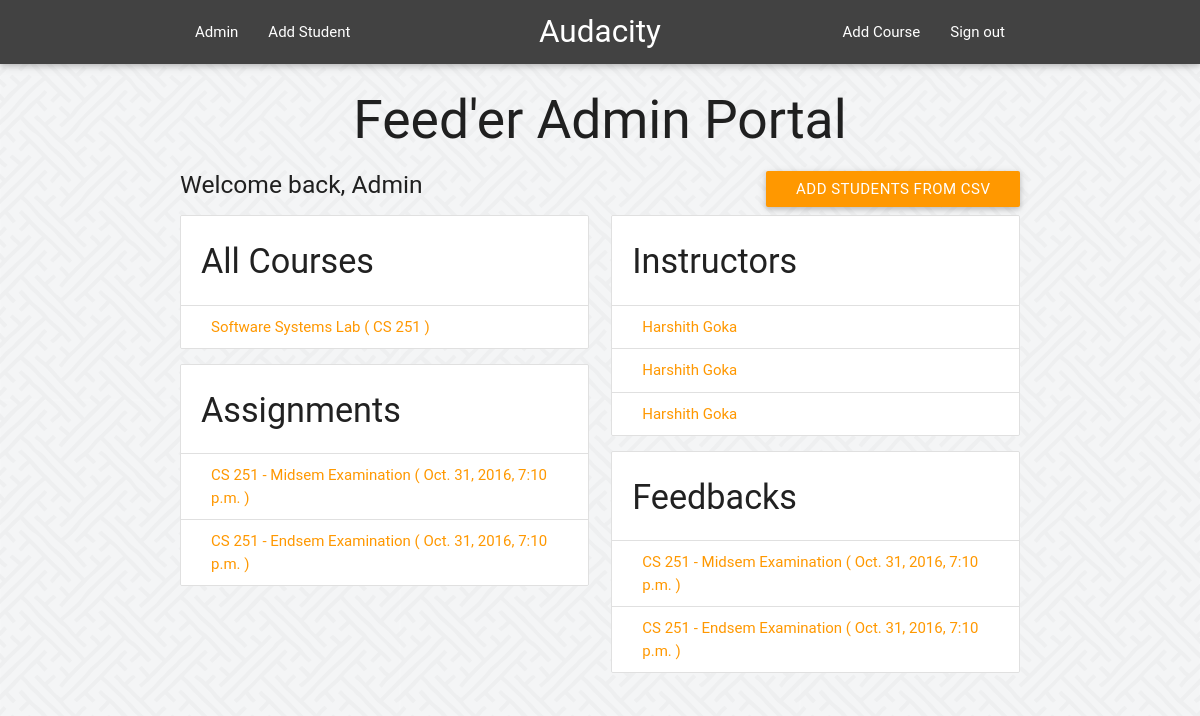
The app's page /admins/index/ (signed in), older data.
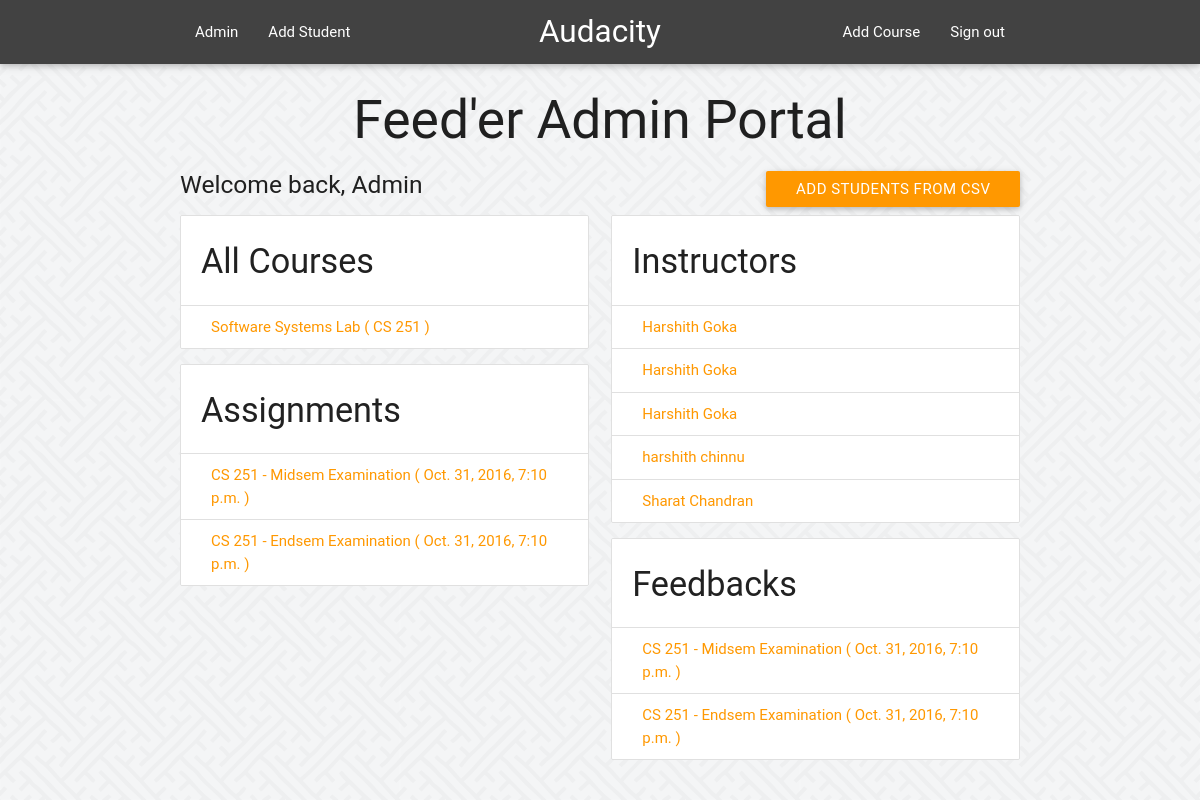
The same page, newer data.
### feeder/models.py (models this page shows, shortened)
class Course(models.Model):
	SPRING = 'SP'
	AUTUMN = 'AU'
	SUMMER = 'SU'
	SEMESTERS = (
		(SPRING, 'Spring'),
		(AUTUMN, 'Autumn'),
		(SUMMER, 'Summer'),
		)
	course_code = models.CharField(max_length=6, unique=True)
	course_name = models.CharField(max_length=40, blank=False)
	semester = models.CharField(
		max_length=2,
		choices=SEMESTERS,
		)

class Assignment(models.Model):
	assignment_name = models.CharField(max_length=50, verbose_name = "Exam/Assignment")
	description = models.CharField(max_length=300, blank = True)
	pub_date = models.DateTimeField('date published')
	deadline = models.DateTimeField('deadline',null=False)
	course = models.ForeignKey(Course, on_delete=models.CASCADE)
	def __str__(self):
		return self.assignment_name

class Instructor(models.Model):
	course = models.ManyToManyField(Course, blank = True, default=1)
	user = models.OneToOneField(User, on_delete=models.CASCADE)

class Feedback(models.Model):
	fb_name = models.CharField(max_length=100, verbose_name='Feedback Name')
	pub_date = models.DateTimeField('date published')
	deadline = models.DateTimeField('deadline',null=False, blank=False)
	course = models.ForeignKey(Course, on_delete=models.CASCADE)
	class Meta:
		verbose_name = "Feedback"
		verbose_name_plural = "Feedbacks"
	def __str__(self):
		return self.fb_name

### admins/views.py (the view)
@permission_required('is_superuser', login_url='/admins/login/')
def IndexView(request):
	return render(request, "admins/index.html", {
		'user' : request.user,
		'instructors': Instructor.objects.all(),
		'courses' : Course.objects.all(),
		'assignments' : Assignment.objects.order_by('deadline'),
		'feedbacks' : Feedback.objects.order_by('deadline'),
	})

### feeder/templates/admins/index.html (shortened to what this page needs)
{% extends "admins/base_site.html" %}
{% load static %}
{% block content %}
<h2 style="text-align:center" > Feed'er Admin Portal </h1> <a href="{% url 'admins:addstudents' %}" class="btn hoverable waves-effect waves-light orange right">Add Students from CSV</a>
<h5> Welcome back, {{ user.get_full_name }} </h5>
	    <div class="row">
		    <div class="col s6" >
				<ul class="collection with-header" style="max-height: 400px; overflow: auto;">
			        <li class="collection-header"><h4>All Courses</h4></li>
			        {% for course in courses %}
			        	<a class="collection-item orange-text" href="{% url 'admins:course' course.id %}">{{ course.course_name }} ( {{ course.course_code }} )</a>
			        {% endfor %}
			    </ul>
		    	<ul class="collection with-header" style="max-height: 400px; overflow: auto;">
		            <li class="collection-header"><h4>Assignments</h4></li>
		            {% for assignment in assignments %}
		            	<a class="collection-item orange-text" href="#">{{ assignment.course.course_code }} - {{ assignment }} ( {{ assignment.deadline }} )</a>
		            {% endfor %}
		        </ul>
			</div>
			<div class="col s6">
				<ul class="collection with-header" style="max-height: 400px; overflow: auto;">
			        <li class="collection-header"><h4>Instructors</h4></li>
			        {% for instructor in instructors %}
			        	<a class="collection-item orange-text" href="{% url 'admins:instructor' instructor.id %}">{{ instructor.user.get_full_name }} </a>
			        {% endfor %}
			    </ul>
			    <ul class="collection with-header" style="max-height: 400px; overflow: auto;">
		            <li class="collection-header"><h4>Feedbacks</h4></li>
		            {% for feedback in feedbacks %}
		            	<a class="collection-item orange-text" href="#">{{ feedback.course.course_code }} - {{ feedback }} ( {{ feedback.deadline }} )</a>
		            {% endfor %}
		        </ul>
			</div>
		</div>
{% endblock %}
{% block navbar %}
    <li><a href="{% url 'admins:addcourse' %}">Add Course</a></li>
    <li><a href="{% url 'admins:logout' %}">Sign out</a></li>
{% endblock %}

### feeder/templates/admins/base_site.html (shortened to what this page needs)
{% load static %}
<!DOCTYPE html>
<html>
<head>
  <link rel="stylesheet" type="text/css" href="{% static 'feeder/materialize.css' %}">
  <link rel="stylesheet" type="text/css" href="{% static 'admins/bootstrap-material-datetimepicker.css' %}">
</head>
<body>
<header>
<div class="navbar-fixed">
<nav class="grey darken-3">
  <div class="container">
    <div class="nav-wrapper">
        <ul id="nav-mobile" class="left hide-on-med-and-down">
          <li><a href="{% url 'admins:index' %}"> {{ user.get_full_name }} </a> </li>
          <li><a href="{% url 'admins:addstudent' %}">Add Student</a> </li>
        </ul>
      <a href="{% url 'admins:index' %}" class="brand-logo center">Audacity</a>
        <ul id="nav-mobile" class="right hide-on-med-and-down">
          {% block navbar %}{% endblock %}
        </ul>
    </div>
  </div>
</nav>
</div>
</header>
<div class="container">
{% block content %}
{% endblock %}
</div>
</body>

Row changes from the older to the newer data that the page shows:
added Instructor: user.get_full_name "harshith chinnu"
added Instructor: user.get_full_name "Sharat Chandran"
